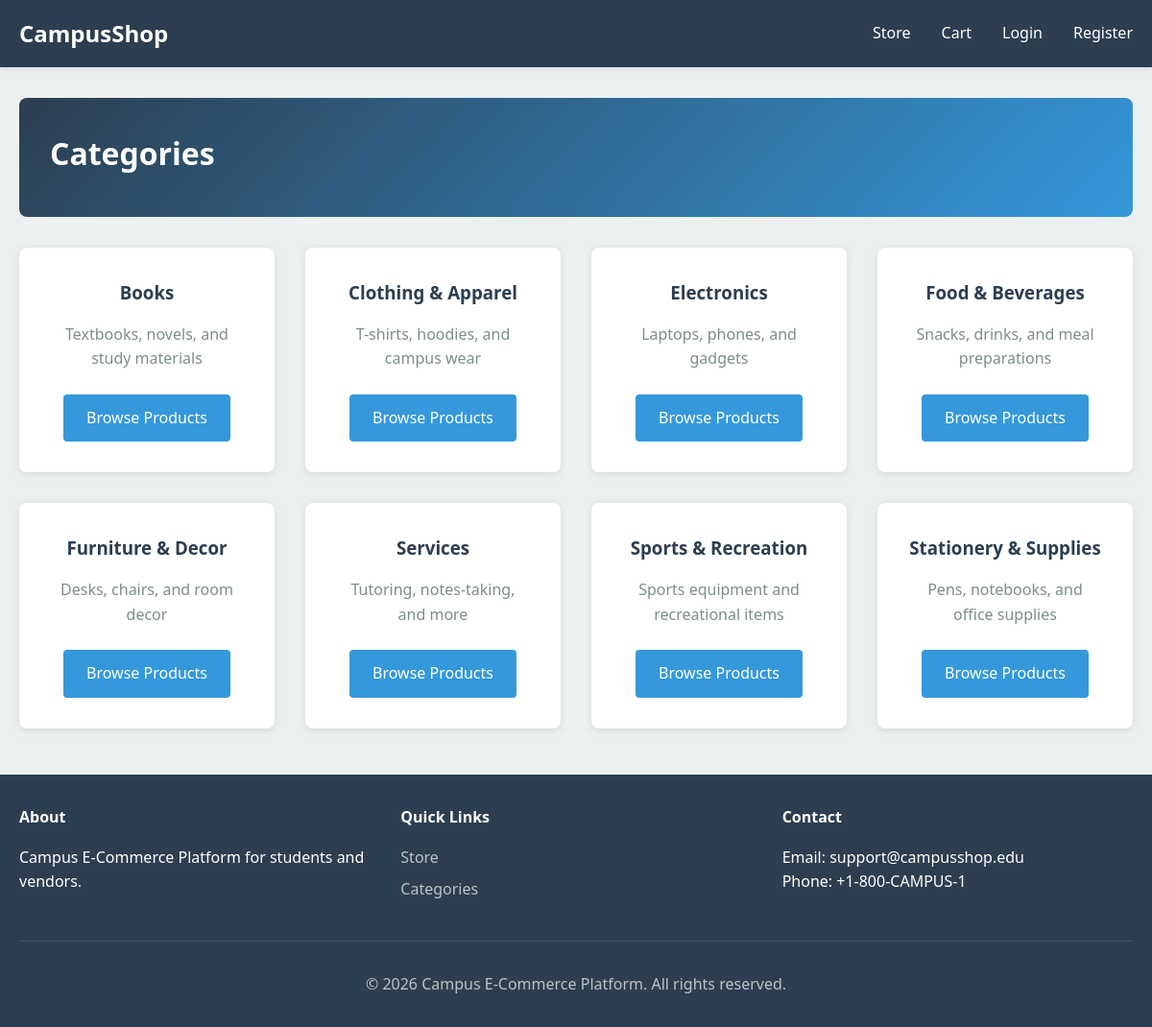
The page /store/categories.php on the database its author committed.
### tables this page shows
CREATE TABLE `categories` (
  `id` INT AUTO_INCREMENT PRIMARY KEY,
  `name` VARCHAR(100) NOT NULL UNIQUE,
  `slug` VARCHAR(100) UNIQUE,
  `description` TEXT,
  `icon` VARCHAR(255),
  `image` VARCHAR(255),
  `is_active` TINYINT(1) DEFAULT 1,
  `created_at` TIMESTAMP DEFAULT CURRENT_TIMESTAMP,
  `updated_at` TIMESTAMP DEFAULT CURRENT_TIMESTAMP ON UPDATE CURRENT_TIMESTAMP,
  INDEX `idx_name` (`name`),
  INDEX `idx_is_active` (`is_active`)
);

### authentication/config.php (called while the page is built, shortened)
<?php
$dbHost = 'localhost';
$dbUser = 'root';
$dbPass = '';
$dbName = 'campus_based_e_commerce_platform';
$pdo = null;
function getPDOConnection() {
    global $pdo, $dbHost, $dbUser, $dbPass, $dbName;
    if (!$pdo) {
        try {
            $pdo = new PDO("mysql:host=$dbHost;dbname=$dbName;charset=utf8mb4", $dbUser, $dbPass);
            $pdo->setAttribute(PDO::ATTR_ERRMODE, PDO::ERRMODE_EXCEPTION);
        } catch (PDOException $e) {
            die('Database connection failed: ' . $e->getMessage());
        }
    }
    return $pdo;
}
function fetchAll($query, $params = []) {
    $stmt = getPDOConnection()->prepare($query);
    $stmt->execute($params);
    return $stmt->fetchAll(PDO::FETCH_ASSOC);
}
function getAllCategories() {
    return fetchAll('SELECT * FROM categories ORDER BY name');
}
?>

### store/categories.php (the view, shortened to what this page needs)
<?php
require_once __DIR__ . '/../authentication/config.php';
$categories = getAllCategories();
?>
<?php include_once __DIR__ . '/../site_layout_and_assets/header.php'; ?>
<div class="page-header">
    <h1>Categories</h1>
</div>
<div class="categories-grid">
    <?php foreach ($categories as $category): ?>
        <div class="category-card">
            <h3><?php echo htmlspecialchars($category['name']); ?></h3>
            <p><?php echo htmlspecialchars($category['description'] ?? ''); ?></p>
            <a href="products_browse_by_category.php?id=<?php echo $category['id']; ?>" class="button">Browse Products</a>
        </div>
    <?php endforeach; ?>
</div>
<?php include_once __DIR__ . '/../site_layout_and_assets/footer.php'; ?>

### site_layout_and_assets/style.css (style rules this page uses)
* { margin: 0; padding: 0; box-sizing: border-box; }
:root { --primary-color: #2c3e50; --secondary-color: #3498db; --accent-color: #e74c3c; --background-color: #ecf0f1; --text-color: #2c3e50; --light-text: #7f8c8d; }
body { font-family: 'Segoe UI', Tahoma, Geneva, Verdana, sans-serif; background-color: var(--background-color); color: var(--text-color); line-height: 1.6; }
.page-header { background: linear-gradient(135deg, var(--primary-color), var(--secondary-color)); color: white; padding: 2rem; margin-bottom: 2rem; border-radius: 8px; }
.page-header h1 { margin-bottom: 0.5rem; }
.button { display: inline-block; background-color: var(--secondary-color); color: white; padding: 0.75rem 1.5rem; border: none; border-radius: 4px; cursor: pointer; text-decoration: none; font-size: 1rem; transition: background-color 0.3s; }
.categories-grid { display: grid; grid-template-columns: repeat(auto-fill, minmax(250px, 1fr)); gap: 2rem; margin-bottom: 2rem; }
.category-card { background: white; padding: 2rem; border-radius: 8px; box-shadow: 0 2px 8px rgba(0,0,0,0.1); text-align: center; }
.category-card h3 { margin-bottom: 1rem; color: var(--primary-color); }
.category-card p { color: var(--light-text); margin-bottom: 1.5rem; }

### rows shown on the page
categories: name "Books", description "Textbooks, novels, and study materials"
categories: name "Clothing & Apparel", description "T-shirts, hoodies, and campus wear"
categories: name "Electronics", description "Laptops, phones, and gadgets"
categories: name "Food & Beverages", description "Snacks, drinks, and meal preparations"
categories: name "Furniture & Decor", description "Desks, chairs, and room decor"
categories: name "Services", description "Tutoring, notes-taking, and more"
categories: name "Sports & Recreation", description "Sports equipment and recreational items"
categories: name "Stationery & Supplies", description "Pens, notebooks, and office supplies"
